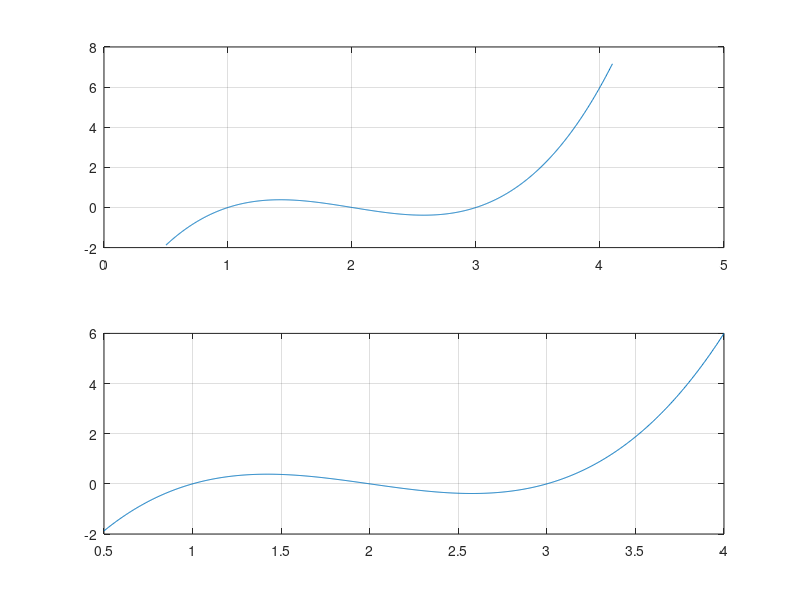

Reproduce this figure in MATLAB. (Note: this script raises an error after producing the figure.)
% Es. 1
clear 
clc

dim = 20;
x = linspace(0.5, 4.1, 1000);

C1 = [1 -6 11 -6];
roots_C1 = roots(C1);

p1 = @(x) x.^3 - 6*(x.^2) + 11*x - 6;
% sol = [fzero(p1, 0)];

sol = [];

C2 = [1 -7 15 -13 4];
roots_C2 = roots(C2);

p2 = @(x) x.^4 - 7*x.^3 + 15*x.^2 - 13*x + 4;
fzero(p2, 1.6);

subplot(2, 1, 1);
plot(x, p1(x));
grid on

subplot(2, 1, 2);
plot(x, p2(x));
grid on

%{
for i = 1:3
    sol(i) = fzero(p1, 0);
    for j = 1:i
        p1 = @(x) pi ./ (x - sol(i));
    end
    %p1 = @(x) (x.^3 - 6*(x.^2) + 11*x - 6) / (x - sol(i));
end
%}

% -----------------------------------

% Es. 2
% POLINOMIO 1 - Bisezione e Newton
clear 
clc

x = linspace(0.5, 4, 1000);

C1 = [1 -6 11 -6];
roots_C1 = roots(C1)';

p1 = @(x) x.^3 - 6*(x.^2) + 11*x - 6;
df_p1 = @(x) 3*x.^2 - 12*x + 11; % derivata di p1

plot(x, p1(x));
grid on

epsilon = 1e-4;
n_iterazioni = 15;

[ris1, fx1, n1] = bisection(p1, 0.5, 1.5, epsilon, n_iterazioni);
[ris2, fx2, n2] = bisection(p1, 1.5, 2.5, epsilon, n_iterazioni);
[ris3, fx3, n3] = bisection(p1, 2.5, 3.5, epsilon, n_iterazioni);

[ris4, n4] = newton(p1, df_p1, 0.5, epsilon, n_iterazioni);
[ris5, n5] = newton(p1, df_p1, 1.5, epsilon, n_iterazioni);
[ris6, n6] = newton(p1, df_p1, 2.5, epsilon, n_iterazioni);

roots_bisection = [ris1, ris2, ris3]

ris4;
ris5;
ris6;

roots_C1;

% ----------------------

% POLINOMIO 2 - Bisezione
clear 
clc

x = linspace(0.5, 4.5, 1000);

C2 = [1 -7 15 -13 4];
roots_C2 = roots(C2)';

p2 = @(x) x.^4 - 7*x.^3 + 15*x.^2 - 13*x + 4;

plot(x, p2(x));
grid on

epsilon = 1e-4;
n_iterazioni = 15;

[ris1, fx1, n1] = bisection(p2, 0.5, 1.5, epsilon, n_iterazioni);
[ris2, fx2, n2] = bisection(p2, 3, 4.5, epsilon, n_iterazioni);

roots_bisection = [ris1, ris2];
roots_bisection;
roots_C2;
